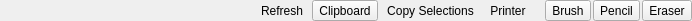
<?xml version="1.0" encoding="UTF-8"?>
<ui version="4.0">
 <class>ExtraButtonsWidget</class>
 <widget class="QWidget" name="ExtraButtonsWidget">
  <property name="geometry">
   <rect>
    <x>0</x>
    <y>0</y>
    <width>692</width>
    <height>21</height>
   </rect>
  </property>
  <property name="windowTitle">
   <string notr="true">ExtraButtonsWidget</string>
  </property>
  <layout class="QGridLayout" name="gridLayout">
   <property name="leftMargin">
    <number>0</number>
   </property>
   <property name="topMargin">
    <number>0</number>
   </property>
   <property name="rightMargin">
    <number>0</number>
   </property>
   <property name="bottomMargin">
    <number>0</number>
   </property>
   <property name="spacing">
    <number>0</number>
   </property>
   <item row="0" column="0">
    <widget class="QFrame" name="thinButtonBarWidget">
     <property name="sizePolicy">
      <sizepolicy hsizetype="Preferred" vsizetype="Preferred">
       <horstretch>1</horstretch>
       <verstretch>1</verstretch>
      </sizepolicy>
     </property>
     <property name="minimumSize">
      <size>
       <width>120</width>
       <height>21</height>
      </size>
     </property>
     <property name="maximumSize">
      <size>
       <width>16777215</width>
       <height>21</height>
      </size>
     </property>
     <property name="baseSize">
      <size>
       <width>120</width>
       <height>21</height>
      </size>
     </property>
     <layout class="QHBoxLayout" name="horizontalLayout" stretch="1,0">
      <property name="spacing">
       <number>0</number>
      </property>
      <property name="leftMargin">
       <number>0</number>
      </property>
      <property name="topMargin">
       <number>0</number>
      </property>
      <property name="rightMargin">
       <number>0</number>
      </property>
      <property name="bottomMargin">
       <number>0</number>
      </property>
      <item>
       <spacer name="horizontalSpacer">
        <property name="orientation">
         <enum>Qt::Horizontal</enum>
        </property>
        <property name="sizeHint" stdset="0">
         <size>
          <width>40</width>
          <height>20</height>
         </size>
        </property>
       </spacer>
      </item>
      <item>
       <layout class="QHBoxLayout" name="horizontalLayout_ButtonContainer">
        <property name="spacing">
         <number>2</number>
        </property>
        <property name="leftMargin">
         <number>0</number>
        </property>
        <item>
         <widget class="QToolButton" name="btnRefresh">
          <property name="toolTip">
           <string notr="true">Refresh</string>
          </property>
          <property name="statusTip">
           <string notr="true">Refresh</string>
          </property>
          <property name="text">
           <string notr="true">Refresh</string>
          </property>
          <property name="icon">
           <iconset resource="../../../../../../../silx/src/silx/resources/silx_resources.qrc">
            <normaloff>:/png/gui/icons/view-refresh.png</normaloff>:/png/gui/icons/view-refresh.png</iconset>
          </property>
          <property name="autoRaise">
           <bool>true</bool>
          </property>
         </widget>
        </item>
        <item>
         <widget class="QToolButton" name="toolButton_Clipboard">
          <property name="toolTip">
           <string notr="true">Clipboard</string>
          </property>
          <property name="text">
           <string notr="true">Clipboard</string>
          </property>
          <property name="icon">
           <iconset resource="../../../../../../../silx/src/silx/resources/silx_resources.qrc">
            <normaloff>:/png/gui/icons/clipboard.png</normaloff>:/png/gui/icons/clipboard.png</iconset>
          </property>
         </widget>
        </item>
        <item>
         <widget class="QToolButton" name="btnCopySelectedEpochs">
          <property name="enabled">
           <bool>true</bool>
          </property>
          <property name="toolTip">
           <string notr="true">Copy Selections</string>
          </property>
          <property name="statusTip">
           <string notr="true">CopySelections</string>
          </property>
          <property name="text">
           <string notr="true">Copy Selections</string>
          </property>
          <property name="icon">
           <iconset resource="../../../../../../../silx/src/silx/resources/silx_resources.qrc">
            <normaloff>:/png/gui/icons/edit-copy.png</normaloff>:/png/gui/icons/edit-copy.png</iconset>
          </property>
          <property name="autoRaise">
           <bool>true</bool>
          </property>
         </widget>
        </item>
        <item>
         <widget class="QToolButton" name="toolButton_Printer">
          <property name="toolTip">
           <string notr="true">Printer</string>
          </property>
          <property name="text">
           <string notr="true">Printer</string>
          </property>
          <property name="icon">
           <iconset resource="../../../../../../../silx/src/silx/resources/silx_resources.qrc">
            <normaloff>:/png/gui/icons/document-print.png</normaloff>:/png/gui/icons/document-print.png</iconset>
          </property>
          <property name="autoRaise">
           <bool>true</bool>
          </property>
         </widget>
        </item>
        <item>
         <spacer name="horizontalSpacer_fixedSmall">
          <property name="orientation">
           <enum>Qt::Horizontal</enum>
          </property>
          <property name="sizeType">
           <enum>QSizePolicy::Ignored</enum>
          </property>
          <property name="sizeHint" stdset="0">
           <size>
            <width>10</width>
            <height>20</height>
           </size>
          </property>
         </spacer>
        </item>
        <item>
         <widget class="QToolButton" name="toolButton_Brush">
          <property name="toolTip">
           <string notr="true">Brush</string>
          </property>
          <property name="text">
           <string notr="true">Brush</string>
          </property>
          <property name="icon">
           <iconset resource="../../../../../../../silx/src/silx/resources/silx_resources.qrc">
            <normaloff>:/png/gui/icons/draw-brush.png</normaloff>:/png/gui/icons/draw-brush.png</iconset>
          </property>
          <property name="checkable">
           <bool>true</bool>
          </property>
          <property name="autoExclusive">
           <bool>true</bool>
          </property>
          <attribute name="buttonGroup">
           <string notr="true">buttonGroup_ActiveTool</string>
          </attribute>
         </widget>
        </item>
        <item>
         <widget class="QToolButton" name="toolButton_Pencil">
          <property name="toolTip">
           <string notr="true">Pencil</string>
          </property>
          <property name="text">
           <string notr="true">Pencil</string>
          </property>
          <property name="icon">
           <iconset resource="../../../../../../../silx/src/silx/resources/silx_resources.qrc">
            <normaloff>:/png/gui/icons/draw-pencil.png</normaloff>:/png/gui/icons/draw-pencil.png</iconset>
          </property>
          <property name="checkable">
           <bool>true</bool>
          </property>
          <property name="autoExclusive">
           <bool>true</bool>
          </property>
          <attribute name="buttonGroup">
           <string notr="true">buttonGroup_ActiveTool</string>
          </attribute>
         </widget>
        </item>
        <item>
         <widget class="QToolButton" name="toolButton_Eraser">
          <property name="toolTip">
           <string notr="true">Eraser</string>
          </property>
          <property name="text">
           <string notr="true">Eraser</string>
          </property>
          <property name="icon">
           <iconset resource="../../../../../../../silx/src/silx/resources/silx_resources.qrc">
            <normaloff>:/png/gui/icons/draw-rubber.png</normaloff>:/png/gui/icons/draw-rubber.png</iconset>
          </property>
          <property name="checkable">
           <bool>true</bool>
          </property>
          <property name="autoExclusive">
           <bool>true</bool>
          </property>
          <attribute name="buttonGroup">
           <string notr="true">buttonGroup_ActiveTool</string>
          </attribute>
         </widget>
        </item>
       </layout>
      </item>
     </layout>
    </widget>
   </item>
  </layout>
 </widget>
 <resources>
  <include location="../../../../../../../silx/src/silx/resources/silx_resources.qrc"/>
 </resources>
 <connections/>
 <buttongroups>
  <buttongroup name="buttonGroup_ActiveTool"/>
 </buttongroups>
</ui>
